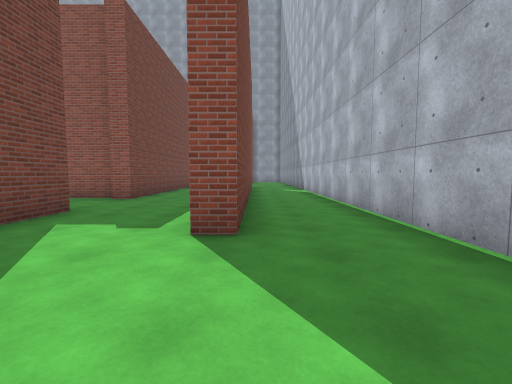
View 1 (above)

12 first-person views from a walk through a 3-D level made in the Unity game engine. The camera is 1.3 m above the floor, tilts 4° down and sees 90° across. The floor is counted in squares, 2 m on a side. Each view is taken from the middle of a square. On the plan, view 1 faces up. The plan holds only what a view shows up to about 9 squares ahead; the rest is blank. The place goes on beyond the plan. The player is left out. Some surface patterns are stand-ins.

View 2
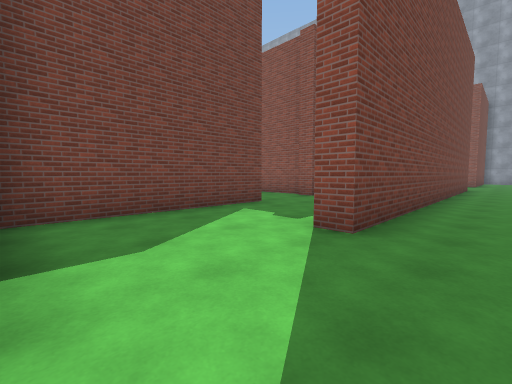

View 3
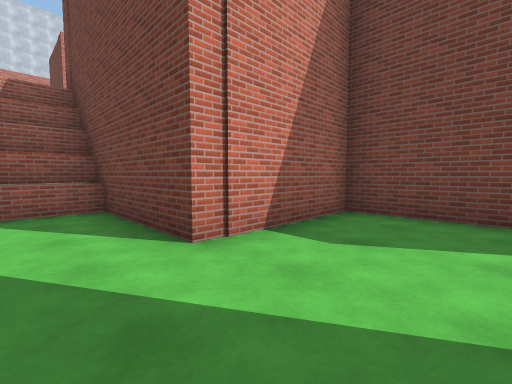

View 4
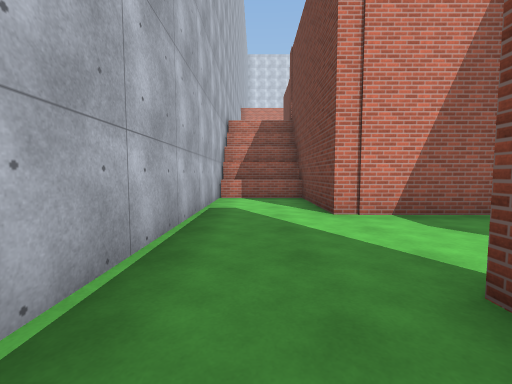

View 5
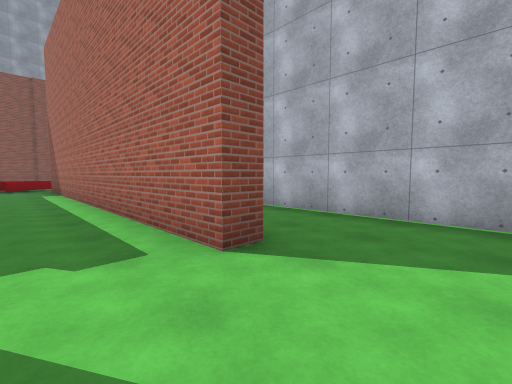

View 6
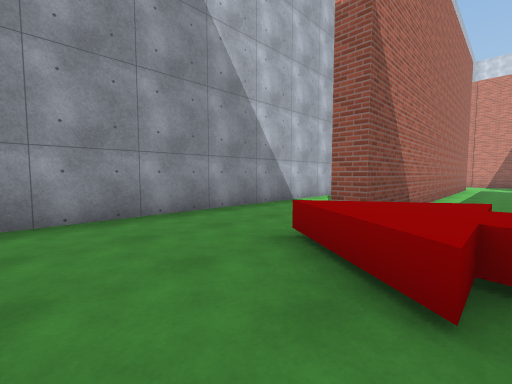

View 7
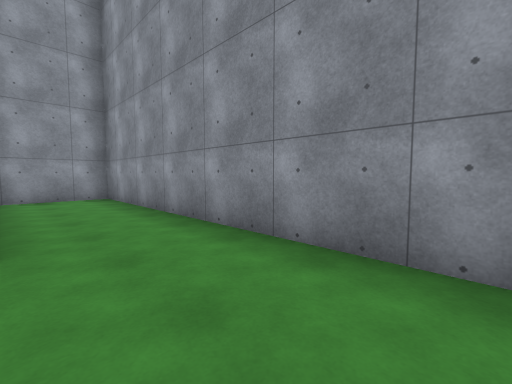

View 8
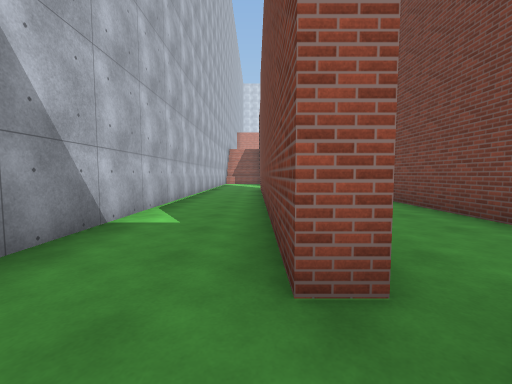

View 9
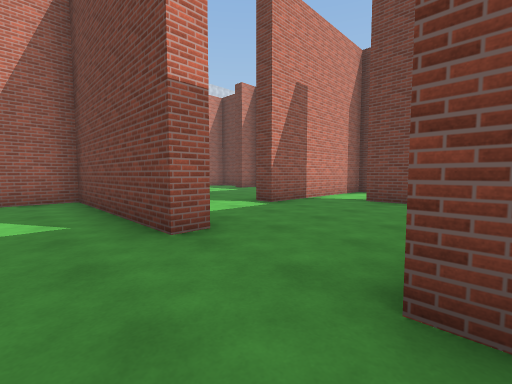

View 10
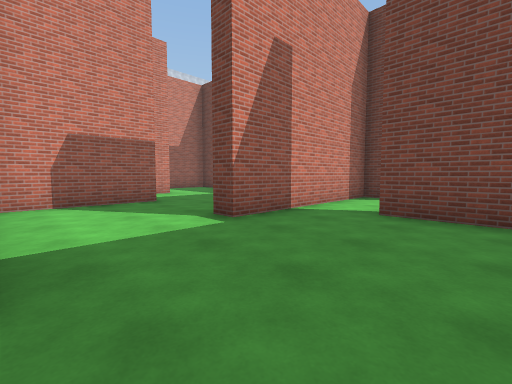

View 11
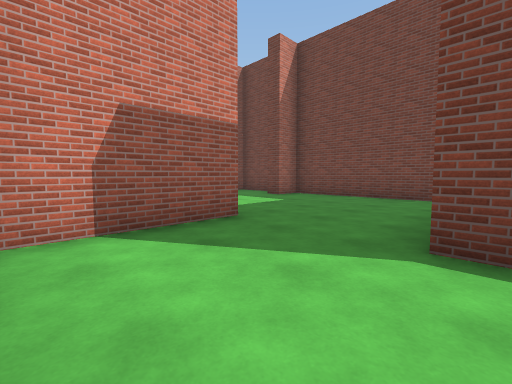

View 12
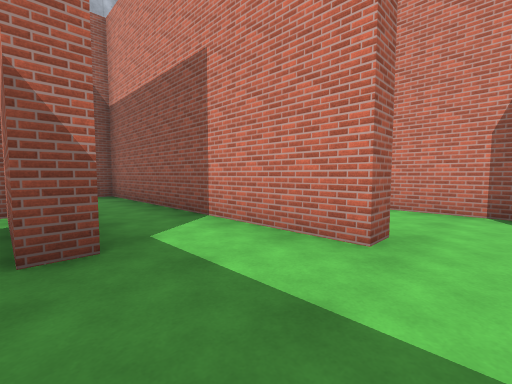

### Floor plan
Points are (right, up) in squares from view 1. A wall is a line through its corners. A room is listed if a view was taken in it or the views show most of it. See-through windows are left out.
Room 1 (views 1, 2, 3, 4, 5)
walls: (-3.3, 4.5) (-3.3, -0.1) (-0.2, -0.1) (-0.2, -3.5) (2, -3.5) (2, 12.5); (-0.2, 12.7) (-0.2, 2.7) (-0.7, 2.7) (-0.7, 4.5)
low walls: (-0.4, -3) (2, -3)
ways out: opening at (-1.5, 3.5) to room 2; opening at (1, 12) to room 2
Room 2 (views 6, 7, 8, 9)
walls: (2, 12.5) (2, 21.5) (0, 21.5); (-3.3, 10.8) (-3.3, 6.7); (-0.7, 4.5) (-0.7, 12.7) (-0.2, 12.7)
ways out: opening at (-1.5, 3.5) to room 1; opening at (1, 12) to room 1; opening at (-3, 5.5) to room 3
objects: other object (-2, 13) to (-1, 14)
Room 3 (views 10, 11)
walls: (-3.9, 4.5) (-3.3, 4.5); (-3.9, 6.9) (-5.1, 6.9); (-3.3, 6.7) (-3.9, 6.7); (-8.4, 3.1) (-6.5, 3.1) (-6.5, 2.5); (-8.2, 6.1) (-8.2, 4.5); (-6.7, -0.1) (-3.8, -0.1)
ways out: opening at (-3, 5.5) to room 2; opening at (-7, 1.5) to room 4; opening at (-8, 4)
Room 4 (view 12)
walls: (-6.7, -0.6) (-6.7, -0.1); (-8.1, -2.3) (-0.7, -2.3) (-0.7, -1.9); (-11.3, 1.8) (-11.3, -2.3) (-10.3, -2.3)
ways out: opening at (-7, 1.5) to room 3; opening at (-9.5, -3)

Positions as (right, up) in squares from view 1, and headings:
1: (0, 0), facing up
2: (1, 0), facing up-left
3: (1, 2), facing down-left
4: (1, 4), facing down
5: (-2, 1), facing up-right
6: (-2, 16), facing down-right
7: (0, 14), facing up-right
8: (0, 14), facing down
9: (-2, 7), facing down-left
10: (-4, 6), facing down-left
11: (-4, 3), facing down-left
12: (-9, 0), facing down-right
